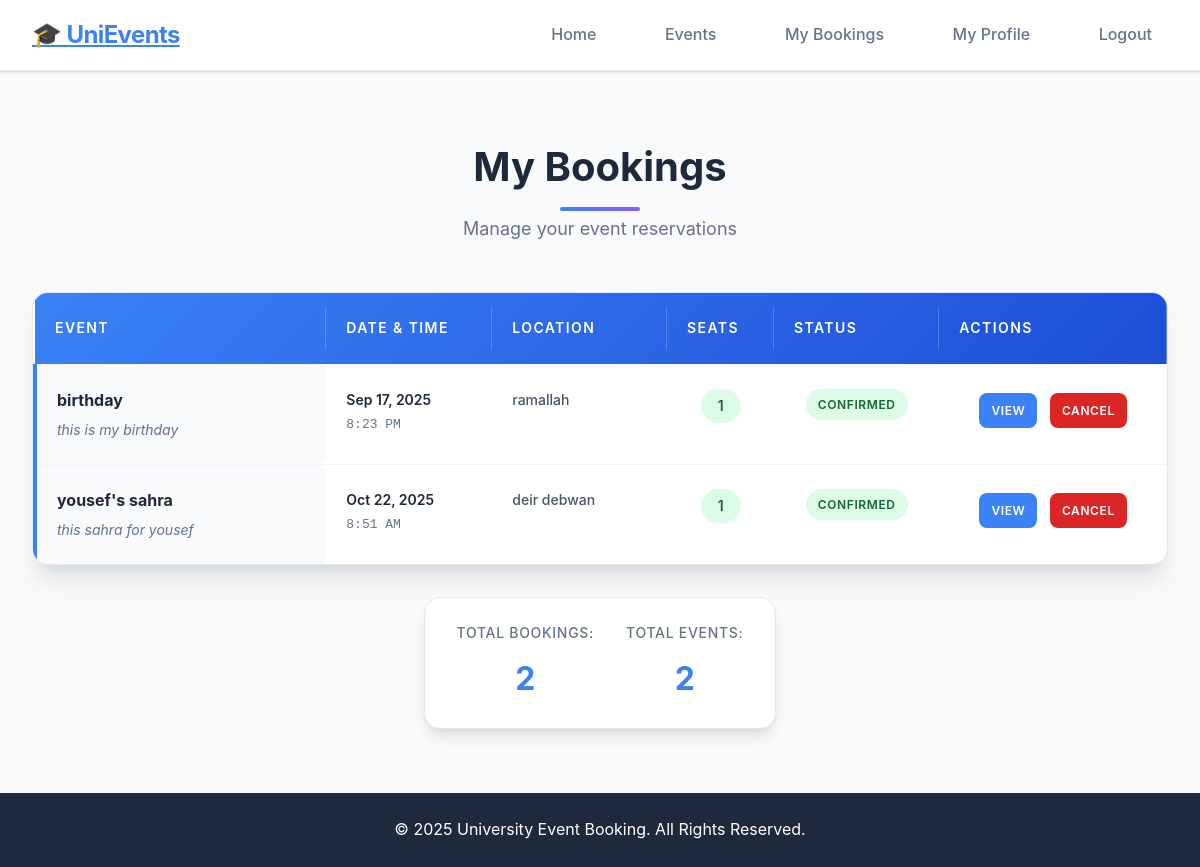
Screenshot of /bookings/bookings (signed in) with the database file from the repository.
### bookings/models.py (models this page shows, shortened)
class Booking(models.Model):
    STATUS_CHOICES = (
        ('confirmed', 'Confirmed'),
        ('cancelled', 'Cancelled'),
    )
    student = models.ForeignKey(User, on_delete=models.CASCADE, limit_choices_to={'role': 'student'})
    event = models.ForeignKey(Event, on_delete=models.CASCADE)
    number_of_seats = models.PositiveIntegerField(default=1)
    status = models.CharField(max_length=20, choices=STATUS_CHOICES, default='confirmed')
    booked_at = models.DateTimeField(auto_now_add=True)
    class Meta:
        unique_together = ('student', 'event')  # يمنع الطالب من حجز نفس الفعالية مرتين

### events/models.py (models this page shows, shortened)
class Event(models.Model):
    title = models.CharField(max_length=200)
    description = models.TextField()
    date = models.DateTimeField()
    location = models.CharField(max_length=200)
    created_at = models.DateTimeField(auto_now_add=True)
    updated_at = models.DateTimeField(auto_now=True)
    seats = models.PositiveIntegerField()

### bookings/views.py (the view)
# urls.py: path('bookings', views.my_bookings ,name= 'bookings'),
@login_required
def my_bookings(request):
    bookings = Booking.objects.filter(student=request.user)
    return render(request, 'bookings/my_bookings.html', {'bookings': bookings})

### templates/bookings/my_bookings.html (shortened to what this page needs)
{% extends 'base.html' %}
{% block content %}
<section class="my-bookings">
  <div class="bookings-header">
    <h2>My Bookings</h2>
    <p class="bookings-subtitle">Manage your event reservations</p>
  </div>
  {% if bookings %}
    <div class="bookings-table-container">
      <table class="bookings-table">
        <thead>
          <tr>
            <th>Event</th>
            <th>Date & Time</th>
            <th>Location</th>
            <th>Seats</th>
            <th>Status</th>
            <th>Actions</th>
          </tr>
        </thead>
        <tbody>
          {% for booking in bookings %}
          <tr class="booking-row">
            <td class="event-info">
              <div class="event-title">{{ booking.event.title }}</div>
              <div class="event-description">{{ booking.event.description|truncatechars:50 }}</div>
            </td>
            <td class="date-time">
              <div class="date">{{ booking.event.date|date:"M d, Y" }}</div>
              <div class="time">{{ booking.event.date|date:"g:i A" }}</div>
            </td>
            <td class="location">
              <div class="location-text">{{ booking.event.location }}</div>
            </td>
            <td class="seats">
              <span class="seats-count">{{ booking.number_of_seats|default:1 }}</span>
            </td>
            <td class="status">
              <span class="status-badge confirmed">{{ booking.status }}</span>
            </td>
            <td class="actions">
              <a href="{% url 'event_detail' booking.event.id %}" class="btn-small view">View</a>
              <a href="{% url 'cancel_booking' booking.id %}"
              class="btn-small cancel"
              onclick="confirmCancel(event, this.href)">
              Cancel
           </a>            </td>
          </tr>
          {% endfor %}
        </tbody>
      </table>
    </div>
    <div class="bookings-summary">
      <div class="summary-card">
        <div class="summary-item">
          <span class="summary-label">Total Bookings:</span>
          <span class="summary-value">{{ bookings.count }}</span>
        </div>
        <div class="summary-item">
          <span class="summary-label">Total Events:</span>
          <span class="summary-value">{{ bookings|length }}</span>
        </div>
      </div>
    </div>
  {% endif %}
</section>
{% endblock %}

### static/css/style.css (style rules this page uses)
* { margin: 0; padding: 0; box-sizing: border-box; }
body { font-family: 'Inter', -apple-system, BlinkMacSystemFont, 'Segoe UI', Roboto, sans-serif; background: #f8fafc; color: #1e293b; line-height: 1.6; min-height: 100vh; }
.event-info { background: #f8fafc; padding: 1.5rem; border-radius: 0.5rem; margin-bottom: 1.5rem; border-left: 4px solid #3b82f6; }
.actions { margin-top: 2rem; }
.my-bookings { max-width: 80rem; margin: 0 auto; padding: 2rem; }
.bookings-header { text-align: center; margin-bottom: 3rem; }
.my-bookings h2 { text-align: center; margin-bottom: 0.5rem; color: #1e293b; font-size: 2.5rem; font-weight: 700; position: relative; }
.my-bookings h2::after { content: ''; position: absolute; bottom: -0.75rem; left: 50%; transform: translateX(-50%); width: 5rem; height: 4px; background: linear-gradient(90deg, #3b82f6, #8b5cf6); border-radius: 2px; }
.bookings-subtitle { color: #64748b; font-size: 1.125rem; margin-top: 1rem; font-weight: 400; }
.bookings-table-container { background: white; border-radius: 1rem; overflow: hidden; box-shadow: 0 20px 25px -5px rgba(0, 0, 0, 0.1), 0 10px 10px -5px rgba(0, 0, 0, 0.04); border: 1px solid #e2e8f0; margin-bottom: 2rem; }
.bookings-table { width: 100%; border-collapse: collapse; }
.bookings-table thead { background: linear-gradient(135deg, #3b82f6, #1d4ed8); color: white; }
.bookings-table th { padding: 1.5rem 1.25rem; text-align: left; font-weight: 600; font-size: 0.875rem; text-transform: uppercase; letter-spacing: 0.1em; border-bottom: 1px solid rgba(255, 255, 255, 0.1); position: relative; }
.bookings-table th:not(:last-child)::after { content: ''; position: absolute; right: 0; top: 50%; transform: translateY(-50%); width: 1px; height: 60%; background: rgba(255, 255, 255, 0.2); }
.booking-row { transition: all 0.3s ease; border-bottom: 1px solid #f1f5f9; }
.booking-row:last-child { border-bottom: none; }
.booking-row td { padding: 1.5rem 1.25rem; vertical-align: top; }
.event-info { min-width: 250px; }
.event-title { font-weight: 700; color: #1e293b; font-size: 1rem; margin-bottom: 0.5rem; line-height: 1.4; }
.event-description { color: #64748b; font-size: 0.875rem; line-height: 1.5; font-style: italic; }
.date-time { min-width: 120px; }
.date { font-weight: 600; color: #1e293b; font-size: 0.875rem; margin-bottom: 0.25rem; }
.time { color: #64748b; font-size: 0.8125rem; font-family: 'Courier New', monospace; }
.location { min-width: 150px; }
.location-text { color: #475569; font-size: 0.875rem; font-weight: 500; }
.seats { text-align: center; min-width: 80px; }
.seats-count { display: inline-block; background: #dcfce7; color: #166534; padding: 0.375rem 0.75rem; border-radius: 9999px; font-weight: 600; font-size: 0.875rem; min-width: 2.5rem; }
.status { text-align: center; min-width: 100px; }
.status-badge { display: inline-block; padding: 0.375rem 0.75rem; border-radius: 9999px; font-size: 0.75rem; font-weight: 600; text-transform: uppercase; letter-spacing: 0.05em; }
.status-badge.confirmed { background: #dcfce7; color: #166534; }
.actions { text-align: center; min-width: 140px; }
.actions .btn-small { display: inline-block; padding: 0.5rem 0.75rem; margin: 0.25rem; border-radius: 0.5rem; font-size: 0.75rem; font-weight: 600; text-decoration: none; transition: all 0.2s ease; border: none; cursor: pointer; text-transform: uppercase; letter-spacing: 0.05em; }
.btn-small.view { background: #3b82f6; color: white; }
.btn-small.cancel { background: #dc2626; color: white; }
.bookings-summary { display: flex; justify-content: center; margin-top: 2rem; }
.summary-card { background: white; padding: 1.5rem 2rem; border-radius: 1rem; box-shadow: 0 10px 15px -3px rgba(0, 0, 0, 0.1), 0 4px 6px -2px rgba(0, 0, 0, 0.05); border: 1px solid #e2e8f0; display: flex; gap: 2rem; }
.summary-item { text-align: center; }
.summary-label { display: block; color: #64748b; font-size: 0.875rem; font-weight: 500; margin-bottom: 0.5rem; text-transform: uppercase; letter-spacing: 0.05em; }
.summary-value { display: block; color: #1e293b; font-size: 2rem; font-weight: 700; color: #3b82f6; }

### rows the page displays
Booking: event "birthday", event.description "this is my birthday", event "Sep 17, 2025", event "8:23 PM", event.location "ramallah", number_of_seats "1", status "CONFIRMED"
Booking: event "yousef's sahra", event.description "this sahra for yousef", event "Oct 22, 2025", event "8:51 AM", event.location "deir debwan", number_of_seats "1", status "CONFIRMED"

### other values shown
{{ bookings.count }} "2"
{{ bookings|length }} "2"
